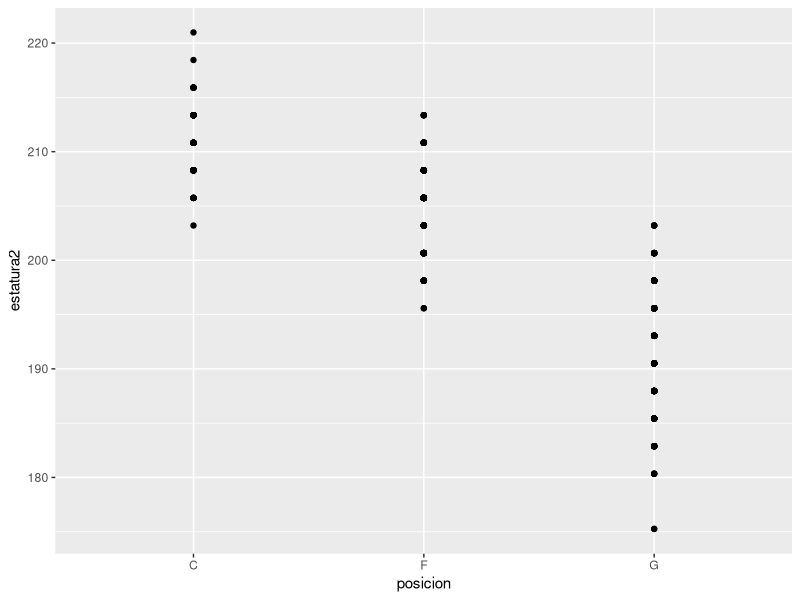
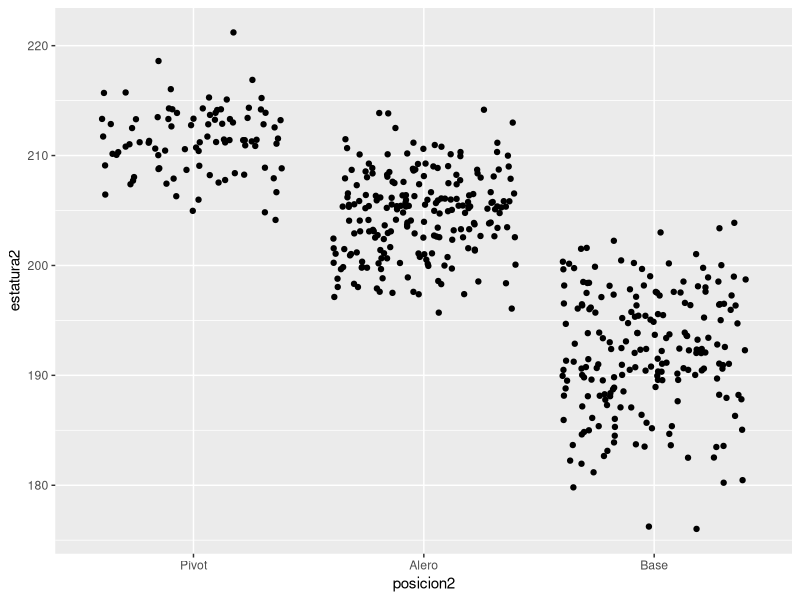
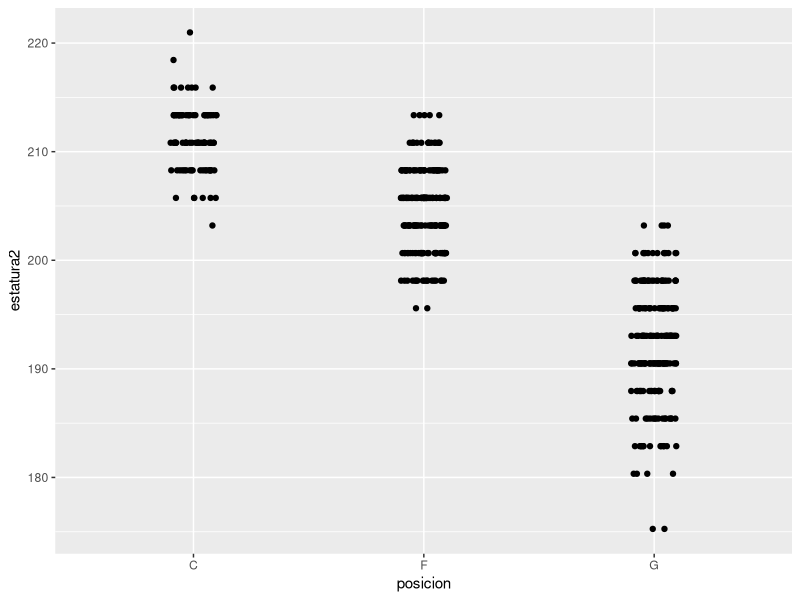
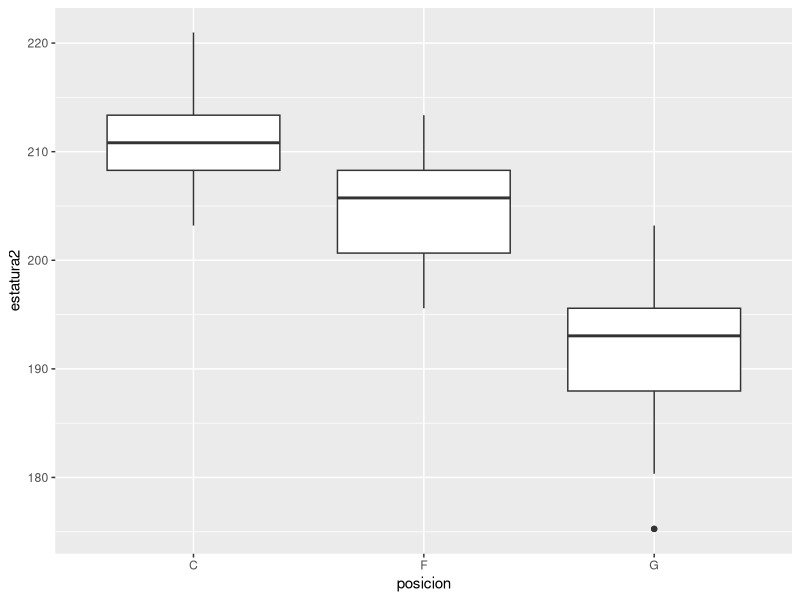
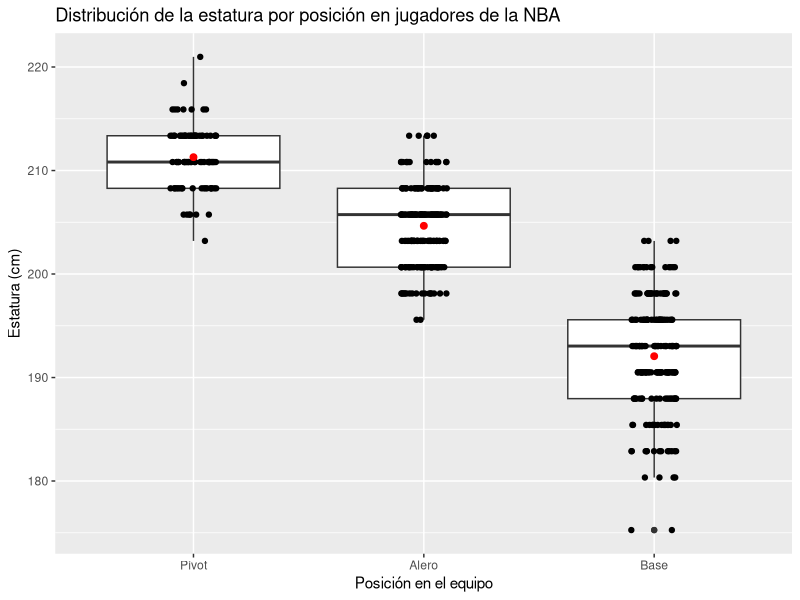
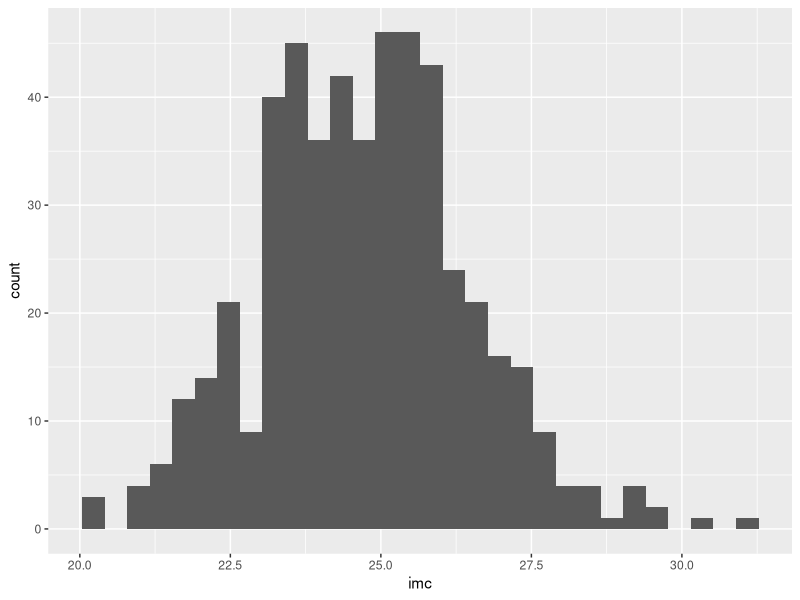
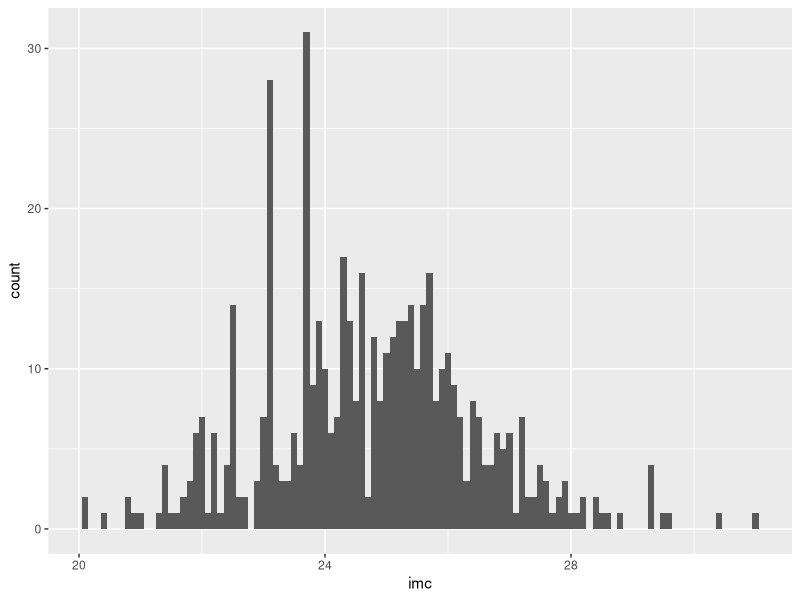
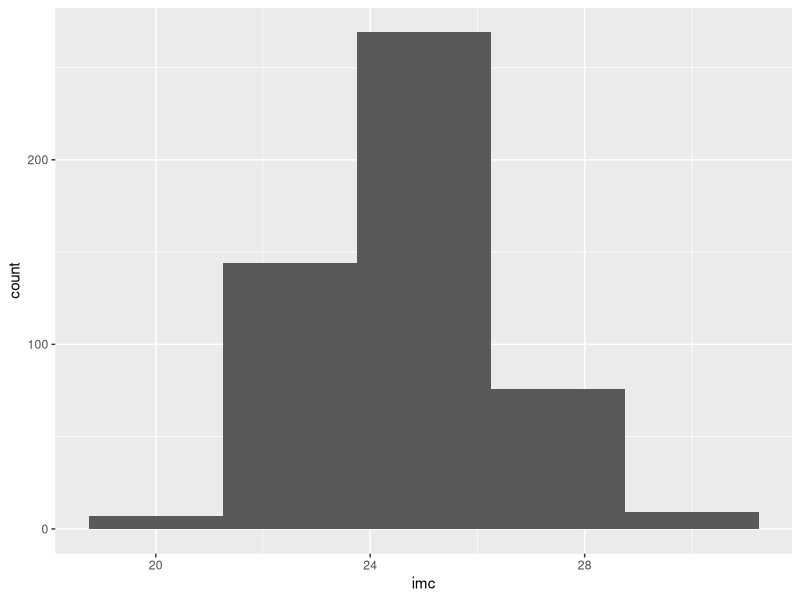

The R source for these figures, in order:
## ---- chunk 1
knitr::opts_chunk$set(echo = TRUE)
## ---- chunk 2
# Lectura de la base de datos de los jugadores de la NBA
nba <- read.csv2("nba_ht_wt.csv")
# Conversión de libras a kilos.
nba$peso2 <- nba$peso * 0.453592
# Conversión de pulgadas a centímetros.
nba$estatura2 <- nba$estatura * 2.54
# Cálculo del índice de masa corporal
nba$imc <- with(nba, peso2  / (estatura2 / 100) ^ 2)
# Etiquetar los niveles del factor de "posición".
nba$posicion2 <- factor(nba$posicion, labels = c("Pívot", "Alero", "Base"))
## ---- chunk 3
library(ggplot2)
g1 <- ggplot(nba, aes(posicion, estatura2))
g1 + geom_point()
## ---- chunk 4
library(ggplot2)
g1 <- ggplot(nba, aes(posicion2, estatura2))
g1 + geom_jitter()
## ---- chunk 5
library(ggplot2)
g1 <- ggplot(nba, aes(posicion, estatura2))
g1 + geom_jitter(width = 0.1, height = 0)
## ---- chunk 6
library(ggplot2)
g1 <- ggplot(nba, aes(posicion, estatura2))
g1 + geom_boxplot()

## ---- chunk 7
library(ggplot2)
g1 <- ggplot(nba, aes(posicion2, estatura2))
g1 + geom_boxplot() + 
  geom_jitter(width = 0.1, height = 0) +
  stat_summary(fun.y = "mean", colour = "red", size = 2, geom = "point") +
  labs( title = "Distribución de la estatura por posición en jugadores de la NBA",
         y = "Estatura (cm)",
         x = "Posición en el equipo")
  
## ---- chunk 8
library(ggplot2)
g1 <- ggplot(nba, aes(imc))
g1 + geom_histogram()
## ---- chunk 9
library(ggplot2)
g1 <- ggplot(nba, aes(imc))
g1 + geom_histogram(binwidth = 0.1)
## ---- chunk 10
library(ggplot2)
g1 <- ggplot(nba, aes(imc))
g1 + geom_histogram(binwidth = 2.5)
## ---- chunk 11
library(ggplot2)
g1 <- ggplot(nba, aes(imc))
g1 + geom_histogram(binwidth = 0.5)
## ---- chunk 12
library(ggplot2)
g1 <- ggplot(nba, aes(imc))
g1 + geom_histogram(binwidth = 0.5, aes(y = ..density..)) + 
     geom_density( col = "red", size = 1.5)
## ---- chunk 13
library(ggplot2)
g1 <- ggplot(nba, aes(imc))
g1 + geom_histogram(binwidth = 0.5, aes(y = ..density..)) + 
     geom_density( col = "red", size = 1.5) +
     labs( title = "Distribución del IMC en jugadores de la NBA",
           y = "Densidad",
           x = "Índice de Masa Corporal (IMC kg/cm2)")
## ---- chunk 14
library(ggplot2)
g1 <- ggplot(nba, aes(imc, col = posicion2, fill = posicion2))
g1 + geom_histogram(aes(y = ..density..), position = "identity", alpha = 0.1,
                    binwidth = 0.5) +
     geom_density(aes(col = posicion2), size = 1.5, alpha = 0.2) +
     labs( title = "Distribución del IMC en jugadores de la NBA",
           subtitle = "Por posición",
           y = "Densidad",
           x = "Índice de Masa Corporal (IMC kg/cm2)")
## ---- chunk 15
library(ggplot2)
g1 <- ggplot(nba, aes(posicion2, imc, col = posicion2, fill = posicion2))
g1 + geom_violin(alpha = .2) +
     labs( title = "Distribución del IMC en jugadores de la NBA",
           x = "Posición",
           y = "Índice de Masa Corporal (IMC kg/cm2)")
## ---- chunk 16
summary(nba)
## ---- chunk 17
nbaPivot <- subset(nba, posicion2 == "Pívot")
summary(nbaPivot)

nbaPivot <- droplevels(subset(nba, posicion2 == "Pívot"))
summary(nbaPivot)

## ---- chunk 18
nbaAlero <- droplevels(subset(nba, posicion2 == "Alero"))
library(ggplot2)
g1 <- ggplot(nbaAlero, aes(edad, imc))
g1 + geom_point() +
     geom_smooth() +
     labs(title = "Distribución del IMC de acuerdo a la edad",
          subtitle = "De los jugadores en la posición 'Alero'",
          x = "Edad (años cumplidos)",
          y = "Índice de Masa Corporal (IMC kg/cm2)")
